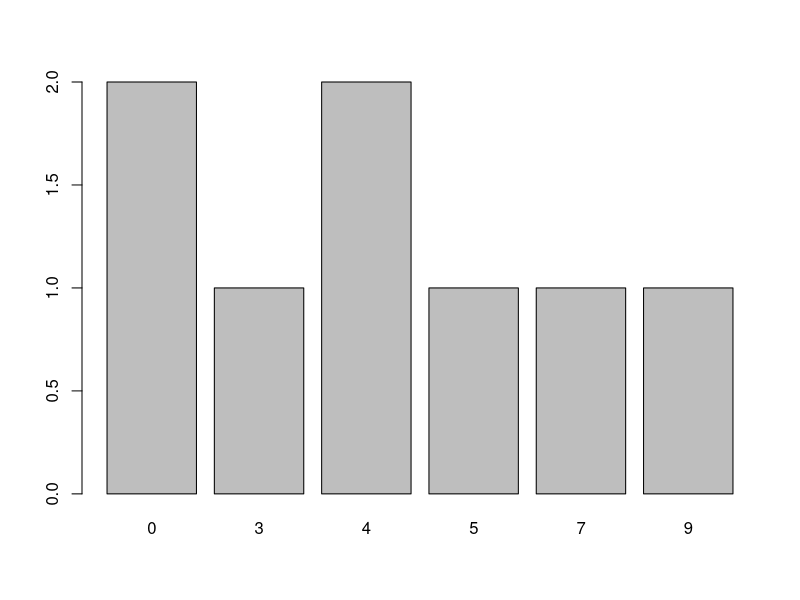
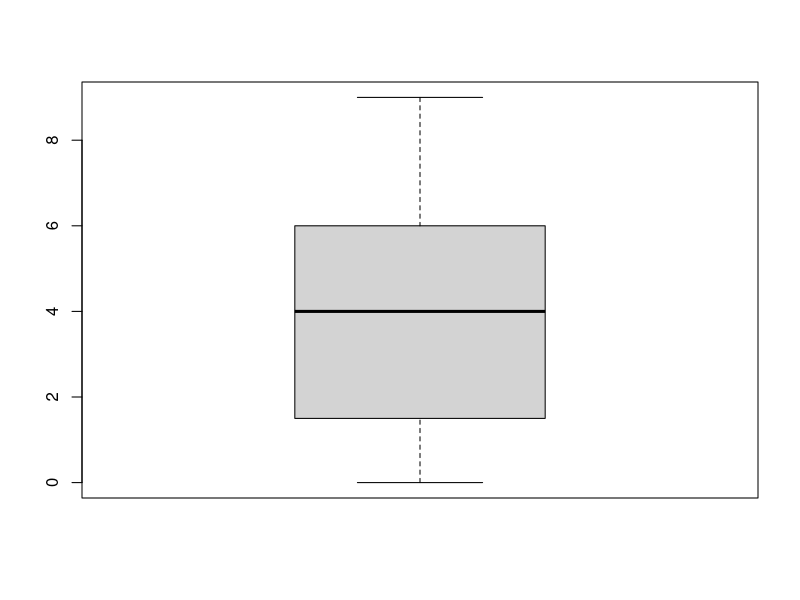

These figures' R source, in order:
## ---- chunk 1
#suppress the warnings and other messages from showing in the knitted file.
knitr::opts_chunk$set(fig.width=7, fig.height=5,fig.path='figures/',echo=TRUE,warning=FALSE,message=FALSE)
## ---- chunk 2
Outcome <- c(0,0,3,5,4,7,4,9)
FrequenciesData <- data.frame(Outcome)
FrequenciesData
## ---- chunk 3
FrequencyTable <- table(Outcome)
FrequencyTable
prop.table(FrequencyTable)
barplot(FrequencyTable)

length(Outcome)
summary(Outcome)
boxplot(Outcome)
## ---- chunk 4
mean(Outcome)
var(Outcome)
sd(Outcome)
